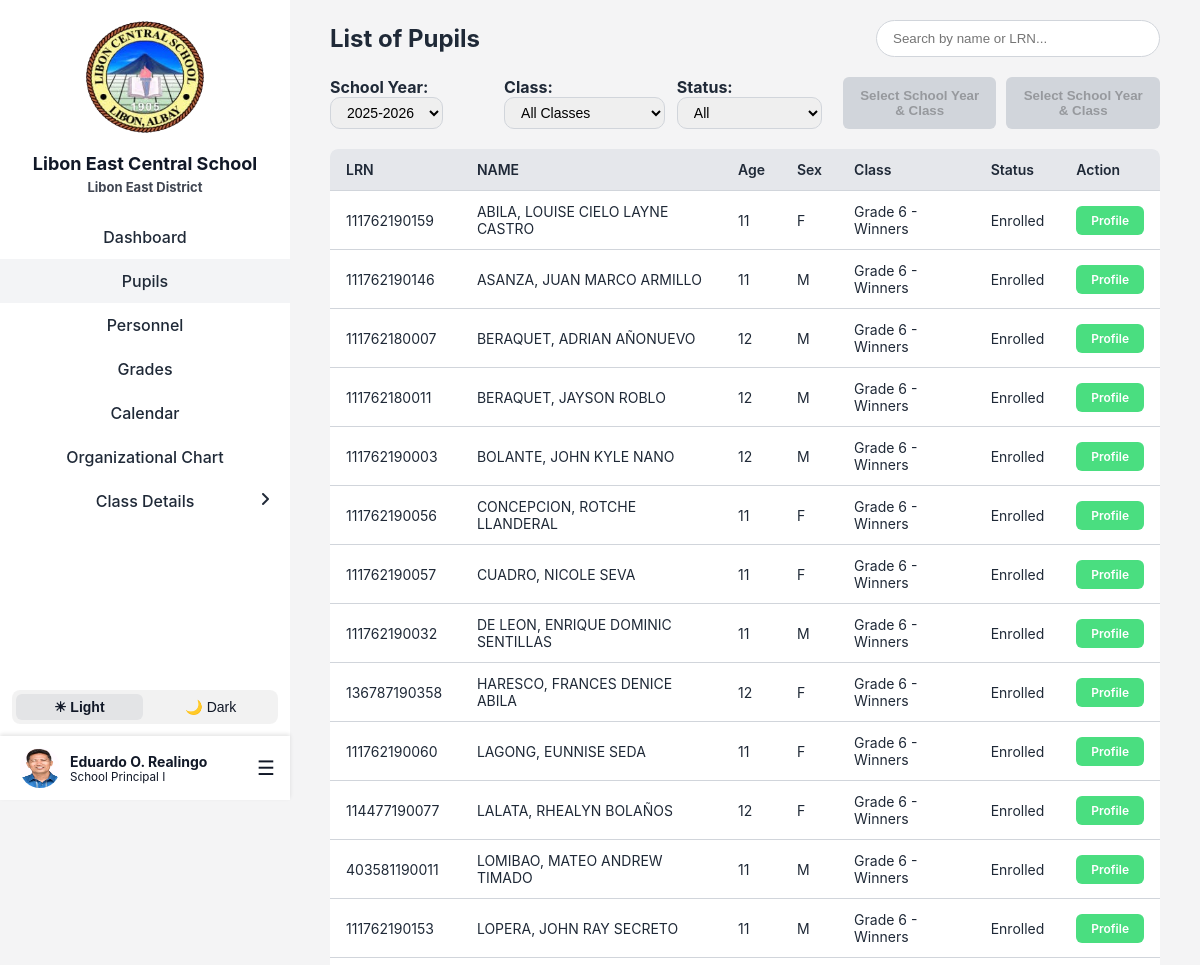
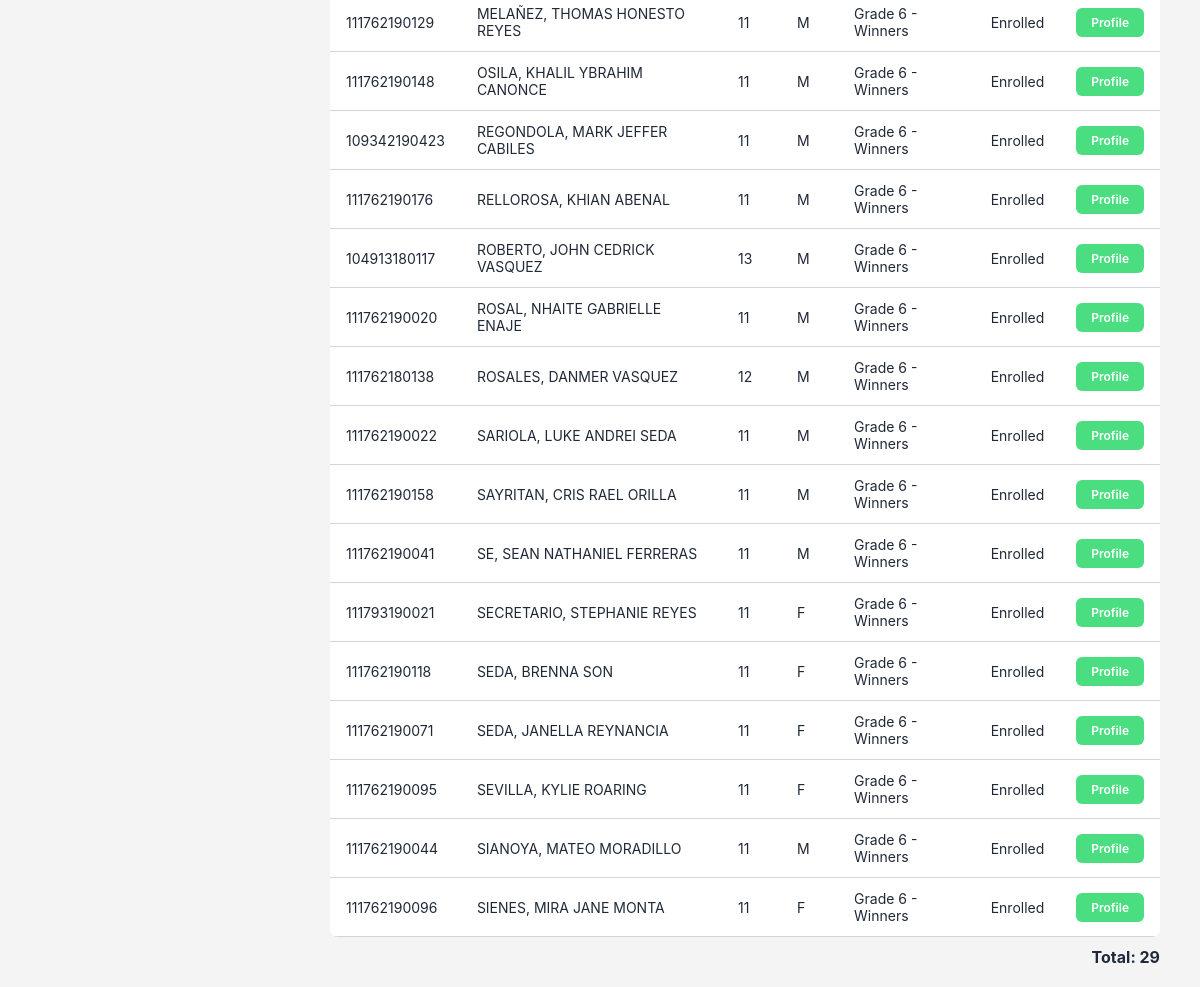
/Landing/Login/Page/adminPupils.php (signed in), run on the app's committed database (2 pictures, top to bottom).
### tables this page shows
CREATE TABLE `teachers` (
  `teacher_id` int(11) NOT NULL,
  `first_name` varchar(100) DEFAULT NULL,
  `middle_name` varchar(100) DEFAULT NULL,
  `last_name` varchar(100) DEFAULT NULL,
  `employee_no` varchar(20) DEFAULT NULL,
  `email` varchar(100) DEFAULT NULL,
  `password` varchar(255) DEFAULT NULL,
  `gender` enum('Male','Female','Other') DEFAULT NULL,
  `birthdate` date DEFAULT NULL,
  `age` int(11) DEFAULT NULL,
  `contact_no` varchar(20) DEFAULT NULL,
  `house_no_street` varchar(255) DEFAULT NULL,
  `barangay` varchar(255) DEFAULT NULL,
  `municipality` varchar(255) DEFAULT NULL,
  `province` varchar(255) DEFAULT NULL,
  `position` varchar(255) NOT NULL,
  `image` varchar(255) NOT NULL DEFAULT 'teacher.png',
  `user_type` char(1) NOT NULL DEFAULT 't' COMMENT 'a - admin\r\nt- teacher\r\nn- non-teaching',
  `user_status` char(1) NOT NULL DEFAULT 'a' COMMENT 'a - active\r\ni - inactive',
  `created_at` datetime DEFAULT current_timestamp(),
  `updated_at` datetime DEFAULT current_timestamp() ON UPDATE current_timestamp(),
  `created_by` int(11) DEFAULT NULL,
  `updated_by` int(11) DEFAULT NULL
);

CREATE TABLE `pupils` (
  `pupil_id` int(11) NOT NULL,
  `teacher_id` int(11) NOT NULL,
  `lrn` varchar(12) NOT NULL,
  `last_name` varchar(100) DEFAULT NULL,
  `first_name` varchar(100) DEFAULT NULL,
  `middle_name` varchar(100) DEFAULT NULL,
  `sex` enum('Male','Female') DEFAULT NULL,
  `birthdate` date DEFAULT NULL,
  `age` int(11) DEFAULT NULL,
  `mother_tongue` varchar(100) DEFAULT NULL,
  `ip_ethnicity` varchar(100) DEFAULT NULL,
  `religion` varchar(100) DEFAULT NULL,
  `house_no_street` varchar(155) DEFAULT NULL,
  `barangay` varchar(100) DEFAULT NULL,
  `municipality` varchar(100) DEFAULT NULL,
  `province` varchar(100) DEFAULT NULL,
  `father_name` varchar(150) DEFAULT NULL,
  `mother_name` varchar(150) DEFAULT NULL,
  `guardian_name` varchar(150) DEFAULT NULL,
  `relationship_to_guardian` varchar(100) DEFAULT NULL,
  `contact_number` varchar(20) DEFAULT NULL,
  `learning_modality` varchar(255) DEFAULT NULL,
  `remarks` varchar(255) DEFAULT NULL COMMENT 'T/I - Transferred In\r\nT/O- Transferred Out\r\nDRPLE - Dropped',
  `sy_id` int(11) NOT NULL,
  `section_id` int(11) NOT NULL,
  `status` varchar(20) DEFAULT 'enrolled'
);

CREATE TABLE `grade_levels` (
  `grade_level_id` int(11) NOT NULL,
  `level_name` varchar(20) NOT NULL,
  `created_at` datetime DEFAULT current_timestamp(),
  `updated_at` datetime DEFAULT current_timestamp() ON UPDATE current_timestamp(),
  `created_by` int(11) DEFAULT NULL,
  `updated_by` int(11) DEFAULT NULL
);

CREATE TABLE `sections` (
  `section_id` int(11) NOT NULL,
  `section_name` varchar(50) NOT NULL,
  `grade_level_id` int(11) NOT NULL,
  `teacher_id` int(11) DEFAULT NULL,
  `sy_id` int(11) NOT NULL,
  `created_at` datetime DEFAULT current_timestamp(),
  `updated_at` datetime DEFAULT current_timestamp() ON UPDATE current_timestamp(),
  `created_by` int(11) DEFAULT NULL,
  `updated_by` int(11) DEFAULT NULL
);

### Landing/Login/Page/adminPupils.php (the view, shortened to what this page needs)
<?php
include 'lecs_db.php';
$selected_sy = isset($_GET['sy_id']) && $_GET['sy_id'] !== '' ? intval($_GET['sy_id']) : null;
if (!isset($_GET['sy_id'])) {
    $recentRes = $conn->query("SELECT sy_id FROM school_years ORDER BY school_year DESC LIMIT 1");
    if ($recent = $recentRes->fetch_assoc()) {
        $selected_sy = intval($recent['sy_id']);
    }
}
$selected_section = isset($_GET['section_id']) ? intval($_GET['section_id']) : null;
$search = $_GET['search'] ?? '';
?>
<!DOCTYPE html>
<html lang="en">
<head>
    <link href="css/adminPupils.css" rel="stylesheet">
    <link rel="stylesheet" href="css/sidebar.css">
</head>
<body>
<div class="container">
    <?php include 'sidebar.php'; ?>
    <div class="main-content">
       <div class="header">
            <h1>List of Pupils</h1>
            <form method="GET" class="search-form" style="margin:0;">
                <input type="text" name="search" placeholder="Search by name or LRN..."
                       value="<?= htmlspecialchars($search) ?>" />
            </form>
        </div>
        <form method="GET" class="filters">
            <label><b>School Year:</b>
                <select id="sySelect" name="sy_id" onchange="this.form.submit()">
                    <?php
                    $syRes = $conn->query("
                        SELECT DISTINCT sy.sy_id, sy.school_year
                        FROM pupils p
                        JOIN school_years sy ON p.sy_id = sy.sy_id
                        ORDER BY sy.school_year DESC
                    ");
                    while ($sy = $syRes->fetch_assoc()) {
                        $selected = ($selected_sy == $sy['sy_id']) ? "selected" : "";
                        echo "<option value='{$sy['sy_id']}' $selected>{$sy['school_year']}</option>";
                    }
                    ?>
                </select>
            </label>
            <label><b>Class:</b>
                <select id="secSelect" name="section_id" onchange="this.form.submit()">
                    <option value="">All Classes</option>
                </select>
            </label>
            <label><b>Status:</b>
                <select name="status" onchange="this.form.submit()">
                    <option value="">All</option>
                </select>
            </label>
            <div class="header-buttons">
                <button type="button" class="export-btn" <?= ($selected_sy && $selected_section) ? '' : 'disabled' ?>>
                    <?= ($selected_sy && $selected_section) ? 'Export SF1' : 'Select School Year & Class' ?>
                </button>
                <button type="button" class="export-btn" onclick="openCOEDateModal()" <?= ($selected_sy && $selected_section) ? '' : 'disabled' ?>>
                    <?= ($selected_sy && $selected_section) ? 'Generate COE' : 'Select School Year & Class' ?>
                </button>
            </div>
        </form>
        <div class="table-wrapper">
            <table>
                <thead>
                    <tr>
                        <th>LRN</th>
                        <th>NAME</th>
                        <th>Age</th>
                        <th>Sex</th>
                        <th>Class</th>
                        <th>Status</th>
                        <th>Action</th>
                    </tr>
                </thead>
                <tbody>
                    <?php
                    $conditions = [];
                    if ($selected_sy) {
                        $conditions[] = "p.sy_id = $selected_sy";
                    }
                    $where = empty($conditions) ? "" : "WHERE " . implode(" AND ", $conditions);
                    $sql = "SELECT p.pupil_id, p.lrn, p.last_name, p.first_name, p.middle_name, p.age, p.sex,
                                   s.section_name, g.level_name, sy.school_year, p.status
                            FROM pupils p
                            JOIN sections s ON p.section_id = s.section_id
                            JOIN grade_levels g ON s.grade_level_id = g.grade_level_id
                            JOIN school_years sy ON p.sy_id = sy.sy_id
                            $where
                            ORDER BY p.last_name ASC";
                    $result = $conn->query($sql);
                    if ($result && $result->num_rows > 0) {
                        $status_display = [
                            'enrolled' => 'Enrolled',
                            'dropped' => 'Dropped',
                            'promoted' => 'Promoted',
                            'retained' => 'Retained',
                            'transferred_in' => 'Transferred In',
                            'transferred_out' => 'Transferred Out',
                        ];
                        while ($row = $result->fetch_assoc()) {
                            $fullname = strtoupper($row['last_name'] . ", " . $row['first_name'] . " " . $row['middle_name']);
                            $display_status = $status_display[$row['status']] ?? ucfirst($row['status']);
                            echo "<tr>
                                    <td data-label='LRN'>{$row['lrn']}</td>
                                    <td data-label='NAME'>{$fullname}</td>
                                    <td data-label='Age'>{$row['age']}</td>
                                    <td data-label='Sex'>" . substr($row['sex'],0,1) . "</td>
                                    <td data-label='Class'>Grade {$row['level_name']} - {$row['section_name']}</td>
                                    <td data-label='Status'>{$display_status}</td>
                                    <td data-label='Action' class='action-buttons'>
                                        <a href='adminPupilsProfile.php?pupil_id={$row['pupil_id']}' class='btn-action view-btn'>Profile</a>
                                    </td>
                                  </tr>";
                        }
                    } else {
                        echo "<tr><td colspan='7'>No pupils found</td></tr>";
                    }
                    ?>
                </tbody>
            </table>
        </div>
        <div class="total-count">
            <?php
            $countQuery = "SELECT COUNT(*) as total
                           FROM pupils p
                           JOIN sections s ON p.section_id = s.section_id
                           JOIN grade_levels g ON s.grade_level_id = g.grade_level_id
                           JOIN school_years sy ON p.sy_id = sy.sy_id
                           $where";
            $countResult = $conn->query($countQuery);
            $countRow = $countResult->fetch_assoc();
            echo "Total: " . $countRow['total'];
            ?>
        </div>
    </div>
</div>
</body>
</html>

### Landing/Login/Page/sidebar.php (shortened to what this page needs)
<?php
include 'lecs_db.php';
$current_page = basename($_SERVER['PHP_SELF']);
$classInfoPages = ['adminGradeLevel.php', 'adminSections.php', 'adminSubjects.php', 'adminSchoolYear.php', 'adminSectionName.php', 'adminOrganizationalChart'];
$isClassInfoActive = in_array($current_page, $classInfoPages);
if (!function_exists('arabic_to_roman')) {
    function arabic_to_roman($num) {
        $roman_numerals = [
            1000 => 'M', 900 => 'CM', 500 => 'D', 400 => 'CD',
            100 => 'C', 90 => 'XC', 50 => 'L', 40 => 'XL',
            10 => 'X', 9 => 'IX', 5 => 'V', 4 => 'IV', 1 => 'I'
        ];
        $roman = '';
        foreach ($roman_numerals as $value => $symbol) {
            while ($num >= $value) {
                $roman .= $symbol;
                $num -= $value;
            }
        }
        return $roman;
    }
}
if (!function_exists('format_position')) {
    function format_position($pos) {
        $is_principal = stripos($pos, 'principal') !== false;
        if (preg_match('/(.*) (\d+)$/', $pos, $matches)) {
            $base = $matches[1];
            $num = intval($matches[2]);
            $roman = arabic_to_roman($num);
            $new_pos = $base . ' ' . $roman;
        } else {
            $new_pos = $pos;
        }
        if ($is_principal) {
            $new_pos = 'School ' . $new_pos;
        }
        return $new_pos;
    }
}
$admin_id = isset($_SESSION['teacher_id']) ? intval($_SESSION['teacher_id']) : 0;
$adminData = [
    'first_name' => 'Admin',
    'middle_name' => '',
    'last_name' => 'User',
    'position' => 'Administrator',
    'image' => 'teacher.png'
];
if ($admin_id > 0 && $_SESSION['user_type'] === 'a') {
    $stmt = $conn->prepare("SELECT first_name, middle_name, last_name, position, image FROM teachers WHERE teacher_id = ?");
    $stmt->bind_param("i", $admin_id);
    $stmt->execute();
    $res = $stmt->get_result();
    if ($res && $res->num_rows > 0) {
        $adminData = $res->fetch_assoc();
    }
}
$middle_initial = !empty($adminData['middle_name']) ? substr($adminData['middle_name'], 0, 1) . '.' : '';
$full_name = trim($adminData['first_name'] . ' ' . $middle_initial . ' ' . $adminData['last_name']);
?>
<link rel="stylesheet" href="css/all.min.css">
<link rel="stylesheet" href="css/sidebar.css">
<div class="sidebar">
    <div class="sidebar-top">
        <img class="logo" src="images/lecs-logo no bg.png" alt="School Logo">
        <h2>Libon East Central School</h2>
        <small class="east">Libon East District</small>
        <div class="nav-links">
            <a href="adminDashboard.php" class="<?= ($current_page == 'adminDashboard.php') ? 'active' : '' ?>">Dashboard</a>
            <a href="adminPupils.php" class="<?= ($current_page == 'adminPupils.php' || $current_page == 'add_pupil.php' || $current_page == 'adminPupilsProfile.php') ? 'active' : '' ?>">Pupils</a>
            <a href="adminTeachers.php" class="<?= ($current_page == 'adminTeachers.php' || $current_page == 'add_teacher.php' || $current_page == 'edit_teacher.php') ? 'active' : '' ?>">Personnel</a>
            <a href="adminGrades.php" class="<?= ($current_page == 'adminGrades.php' || $current_page == 'adminViewGrades.php') ? 'active' : '' ?>">Grades</a>
            <a href="adminEventCalendar.php" class="<?= ($current_page == 'adminEventCalendar.php') ? 'active' : '' ?>">Calendar</a>
            <a href="adminOrganizationalChart.php" class="<?= ($current_page == 'adminOrganizationalChart.php') ? 'active' : '' ?>">Organizational Chart</a>
            <a href="#" id="classInfoLink" class="class-info <?= $isClassInfoActive ? 'active' : '' ?>">
                <span>Class Details</span>
                <i id="classInfoIcon" class="fa-solid <?= $isClassInfoActive ? 'fa-angle-down' : 'fa-angle-right' ?>"></i>
            </a>
        </div>
    </div>
    <div class="sidebar-bottom">
        <div class="toggle-mode">
            <button class="toggle-btn light-mode" onclick="setMode('light')">☀ Light</button>
            <button class="toggle-btn dark-mode" onclick="setMode('dark')">🌙 Dark</button>
        </div>
        <div class="profile-menu">
            <div class="profile">
                <img src="Uploads/teachers/<?= htmlspecialchars($adminData['image']) ?>" alt="Profile Picture">
                <div class="profile-info">
                    <strong><?= htmlspecialchars($full_name) ?></strong>
                    <small><?= htmlspecialchars(format_position($adminData['position'])) ?></small>
                </div>
            </div>
            <div class="burger" role="button" aria-label="Open menu" tabindex="0">&#9776;</div>
        </div>
    </div>
</div>

### data on the page
teachers: image (picture), full_name "Eduardo O. Realingo", position "School Principal I"
pupils: lrn "111762190159", fullname "ABILA, LOUISE CIELO LAYNE CASTRO", age "11", sex "F", grade_levels.level_name "6", section.section_name "Winners", status "Enrolled"
pupils: lrn "111762190146", fullname "ASANZA, JUAN MARCO ARMILLO", age "11", sex "M", grade_levels.level_name "6", section.section_name "Winners", status "Enrolled"
pupils: lrn "111762180007", fullname "BERAQUET, ADRIAN AÑONUEVO", age "12", sex "M", grade_levels.level_name "6", section.section_name "Winners", status "Enrolled"
pupils: lrn "111762180011", fullname "BERAQUET, JAYSON ROBLO", age "12", sex "M", grade_levels.level_name "6", section.section_name "Winners", status "Enrolled"
pupils: lrn "111762190003", fullname "BOLANTE, JOHN KYLE NANO", age "12", sex "M", grade_levels.level_name "6", section.section_name "Winners", status "Enrolled"
pupils: lrn "111762190056", fullname "CONCEPCION, ROTCHE LLANDERAL", age "11", sex "F", grade_levels.level_name "6", section.section_name "Winners", status "Enrolled"
pupils: lrn "111762190057", fullname "CUADRO, NICOLE SEVA", age "11", sex "F", grade_levels.level_name "6", section.section_name "Winners", status "Enrolled"
pupils: lrn "111762190032", fullname "DE LEON, ENRIQUE DOMINIC SENTILLAS", age "11", sex "M", grade_levels.level_name "6", section.section_name "Winners", status "Enrolled"
pupils: lrn "136787190358", fullname "HARESCO, FRANCES DENICE ABILA", age "12", sex "F", grade_levels.level_name "6", section.section_name "Winners", status "Enrolled"
pupils: lrn "111762190060", fullname "LAGONG, EUNNISE SEDA", age "11", sex "F", grade_levels.level_name "6", section.section_name "Winners", status "Enrolled"
pupils: lrn "114477190077", fullname "LALATA, RHEALYN BOLAÑOS", age "12", sex "F", grade_levels.level_name "6", section.section_name "Winners", status "Enrolled"
pupils: lrn "403581190011", fullname "LOMIBAO, MATEO ANDREW TIMADO", age "11", sex "M", grade_levels.level_name "6", section.section_name "Winners", status "Enrolled"
pupils: lrn "111762190153", fullname "LOPERA, JOHN RAY SECRETO", age "11", sex "M", grade_levels.level_name "6", section.section_name "Winners", status "Enrolled"
pupils: lrn "111762190129", fullname "MELAÑEZ, THOMAS HONESTO REYES", age "11", sex "M", grade_levels.level_name "6", section.section_name "Winners", status "Enrolled"
pupils: lrn "111762190148", fullname "OSILA, KHALIL YBRAHIM CANONCE", age "11", sex "M", grade_levels.level_name "6", section.section_name "Winners", status "Enrolled"
pupils: lrn "109342190423", fullname "REGONDOLA, MARK JEFFER CABILES", age "11", sex "M", grade_levels.level_name "6", section.section_name "Winners", status "Enrolled"
pupils: lrn "111762190176", fullname "RELLOROSA, KHIAN ABENAL", age "11", sex "M", grade_levels.level_name "6", section.section_name "Winners", status "Enrolled"
pupils: lrn "104913180117", fullname "ROBERTO, JOHN CEDRICK VASQUEZ", age "13", sex "M", grade_levels.level_name "6", section.section_name "Winners", status "Enrolled"
pupils: lrn "111762190020", fullname "ROSAL, NHAITE GABRIELLE ENAJE", age "11", sex "M", grade_levels.level_name "6", section.section_name "Winners", status "Enrolled"
pupils: lrn "111762180138", fullname "ROSALES, DANMER VASQUEZ", age "12", sex "M", grade_levels.level_name "6", section.section_name "Winners", status "Enrolled"
pupils: lrn "111762190022", fullname "SARIOLA, LUKE ANDREI SEDA", age "11", sex "M", grade_levels.level_name "6", section.section_name "Winners", status "Enrolled"
pupils: lrn "111762190158", fullname "SAYRITAN, CRIS RAEL ORILLA", age "11", sex "M", grade_levels.level_name "6", section.section_name "Winners", status "Enrolled"
pupils: lrn "111762190041", fullname "SE, SEAN NATHANIEL FERRERAS", age "11", sex "M", grade_levels.level_name "6", section.section_name "Winners", status "Enrolled"
pupils: lrn "111793190021", fullname "SECRETARIO, STEPHANIE REYES", age "11", sex "F", grade_levels.level_name "6", section.section_name "Winners", status "Enrolled"
pupils: lrn "111762190118", fullname "SEDA, BRENNA SON", age "11", sex "F", grade_levels.level_name "6", section.section_name "Winners", status "Enrolled"
pupils: lrn "111762190071", fullname "SEDA, JANELLA REYNANCIA", age "11", sex "F", grade_levels.level_name "6", section.section_name "Winners", status "Enrolled"
pupils: lrn "111762190095", fullname "SEVILLA, KYLIE ROARING", age "11", sex "F", grade_levels.level_name "6", section.section_name "Winners", status "Enrolled"
pupils: lrn "111762190044", fullname "SIANOYA, MATEO MORADILLO", age "11", sex "M", grade_levels.level_name "6", section.section_name "Winners", status "Enrolled"
pupils: lrn "111762190096", fullname "SIENES, MIRA JANE MONTA", age "11", sex "F", grade_levels.level_name "6", section.section_name "Winners", status "Enrolled"

### other printed values
$countRow['total'] "29"
form field sy_id "2025-2026"
